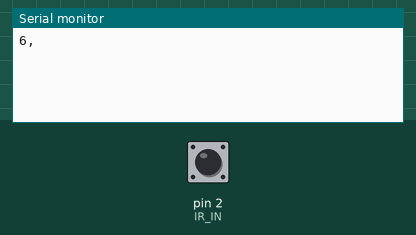
Bench run of a sketch on a simulated Arduino Uno, built with avr-gcc and run on an emulated ATmega328P. Parts: the last lines printed to the serial monitor. Inputs (shaded band) come from the test bench; at power-on: pin 2 (IR_IN) HIGH.

Above: at 1.2 s.
1.3 s: pin 2 (IR_IN) driven LOW
At 2.5 s:
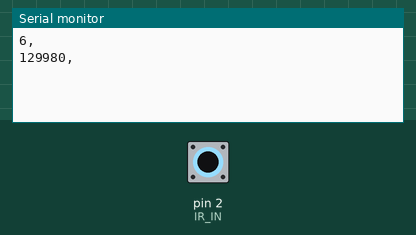
2.8 s: pin 2 (IR_IN) driven HIGH
At 3.9 s:
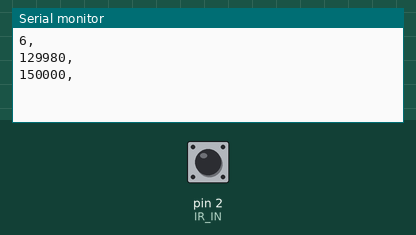
4.3 s: pin 2 (IR_IN) pulsed LOW 2 times (0.12 s each, 0.3 s apart)
At 5.3 s:
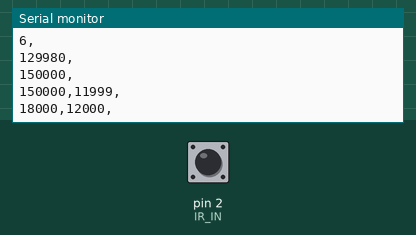

Measured:
- after the input at 1.3 s, the serial monitor: prints a new line at once (image 1)
- after the input at 2.8 s, the serial monitor: prints a new line at once (image 2)
- after the input at 4.3 s, the serial monitor: prints a new line at once (image 3)

The sketch:

receiveIr.ino
```cpp
// (licence header left out)
int IR_IN = 2;

int last = 0;
unsigned long us = micros();

// セットアップ
void setup() {
  Serial.begin(115200);
  pinMode(IR_IN, INPUT);
}

void loop() {
  unsigned int val;
  unsigned int cnt = 0;

  while ((val = digitalRead(IR_IN)) == last) {
    if (++cnt >= 30000) {
      if (cnt == 30000) {
        Serial.print("\n");
      } else {
        cnt = 30000;
      }
    }
  }

  unsigned long us2 = micros();
  Serial.print((us2 - us) / 10, DEC);
  Serial.print(",");
  last = val;
  us = us2;
}
```
